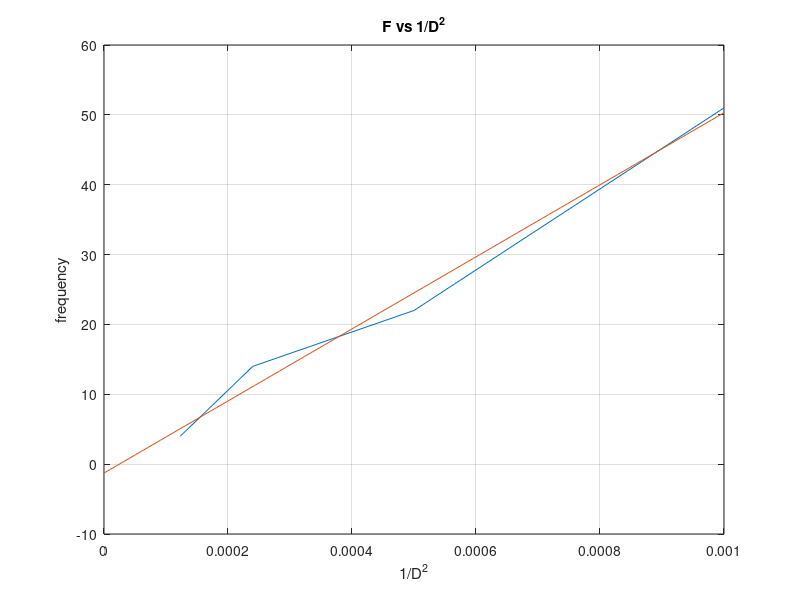

MATLAB code for this plot:
F = [ 51 22 14 4];
%R = 1/D^2 
R= [.001 .0005 .00024 .000123];
plot (R,F)
xlabel('1/D^2')
ylabel('frequency')
title('F vs 1/D^2')
grid on 
hold on
x = linspace(0, .001, 100);
m = (sum(R).*sum(F) - 4.*sum(F.*R)) ./ (((sum(R)).^2-4.*sum(R.^2)));
b = 0.25 .* (sum(F) - m.*sum(R));
y = m*x + b;

plot(x,y)







